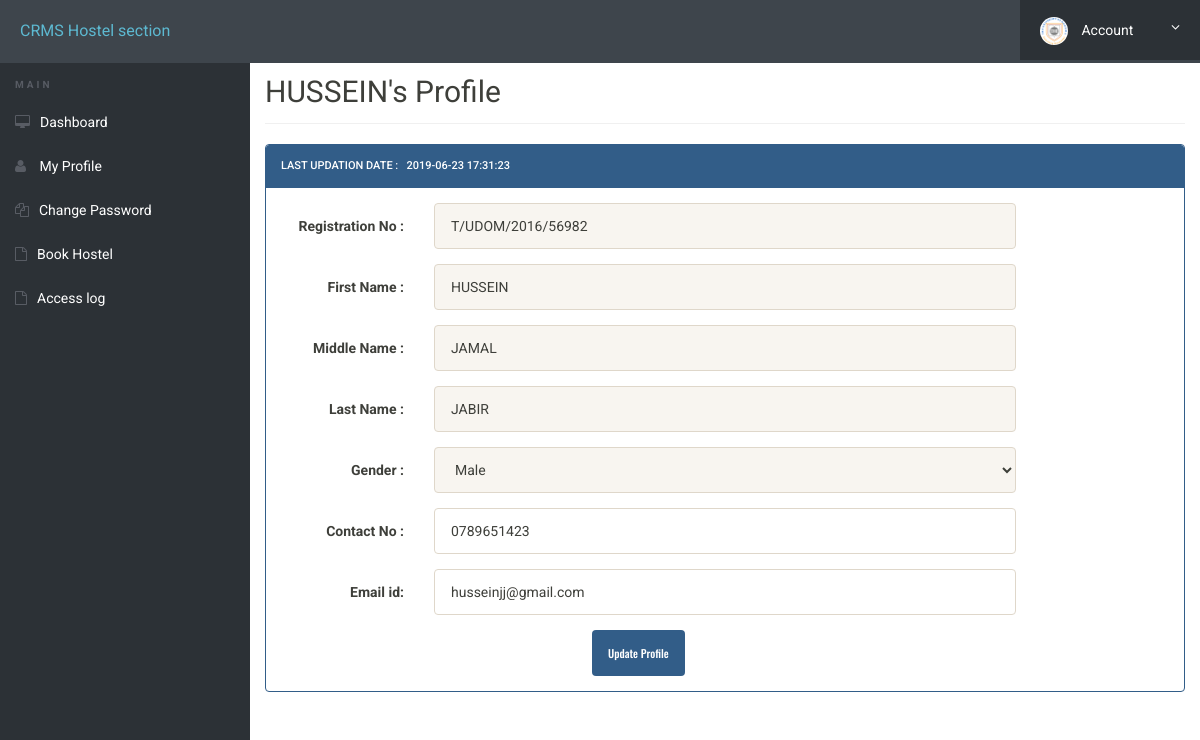
The app's page /my-profile.php (signed in) with its own data.
### tables this page shows
CREATE TABLE `reg` (
  `id` int(4) NOT NULL,
  `regno` varchar(30) NOT NULL,
  `firstname` varchar(20) NOT NULL,
  `middlename` varchar(20) NOT NULL,
  `lastname` varchar(20) NOT NULL,
  `gender` varchar(10) NOT NULL,
  `contact` varchar(16) NOT NULL,
  `email` varchar(30) NOT NULL,
  `password` varchar(50) NOT NULL,
  `updatedate` datetime NOT NULL DEFAULT CURRENT_TIMESTAMP,
  `passupdate` varchar(30) NOT NULL
);

### my-profile.php (the view, shortened to what this page needs)
<?php
include('includes/config.php');
?>
<!doctype html>
<html lang="en" class="no-js">
<head>
	<link rel="stylesheet" href="css/font-awesome.min.css">
	<link rel="stylesheet" href="css/bootstrap.min.css">
	<link rel="stylesheet" href="css/dataTables.bootstrap.min.css">>
	<link rel="stylesheet" href="css/bootstrap-social.css">
	<link rel="stylesheet" href="css/bootstrap-select.css">
	<link rel="stylesheet" href="css/fileinput.min.css">
	<link rel="stylesheet" href="css/awesome-bootstrap-checkbox.css">
	<link rel="stylesheet" href="css/style.css">
</head>
<body>
	<?php include('includes/header.php');?>
	<div class="ts-main-content">
		<?php include('includes/sidebar.php');?>
		<div class="content-wrapper">
			<div class="container-fluid">
	<?php
$aid=$_SESSION['id'];
	$ret="select * from reg where id=?";
		$stmt= $mysqli->prepare($ret) ;
	 $stmt->bind_param('i',$aid);
	 $stmt->execute() ;
	 $res=$stmt->get_result();
	   while($row=$res->fetch_object())
	  {
	  	?>
				<div class="row">
					<div class="col-md-12">
						<h2 class="page-title"><?php echo $row->firstname;?>'s&nbsp;Profile </h2>
						<div class="row">
							<div class="col-md-12">
								<div class="panel panel-primary">
									<div class="panel-heading">
Last Updation date : &nbsp; <?php echo $row->updatedate;?>
</div>
<div class="panel-body">
<form method="post" action="" name="registration" class="form-horizontal" onSubmit="return valid();">
<div class="form-group">
<label class="col-sm-2 control-label"> Registration No : </label>
<div class="col-sm-8">
<input type="text" name="regno" id="regno"  class="form-control" required="required" value="<?php echo $row->regno;?>" readonly >
</div>
</div>
<div class="form-group">
<label class="col-sm-2 control-label">First Name : </label>
<div class="col-sm-8">
<input type="text" name="fname" id="fname"  class="form-control" value="<?php echo $row->firstname;?>"   required="required" readonly >
</div>
</div>
<div class="form-group">
<label class="col-sm-2 control-label">Middle Name : </label>
<div class="col-sm-8">
<input type="text" name="mname" id="mname"  class="form-control" value="<?php echo $row->middlename;?>"  readonly>
</div>
</div>
<div class="form-group">
<label class="col-sm-2 control-label">Last Name : </label>
<div class="col-sm-8">
<input type="text" name="lname" id="lname"  class="form-control" value="<?php echo $row->lastname;?>" required="required" readonly>
</div>
</div>
<div class="form-group">
<label class="col-sm-2 control-label">Gender : </label>
<div class="col-sm-8">
<select name="gender" class="form-control" required="required" readonly>
<option value="<?php echo $row->gender;?>"><?php echo $row->gender;?></option>
</select>
</div>
</div>
<div class="form-group">
<label class="col-sm-2 control-label">Contact No : </label>
<div class="col-sm-8">
<input type="text" name="contact" id="contact"  class="form-control" maxlength="10" value="<?php echo $row->contact;?>" required="required">
</div>
</div>
<div class="form-group">
<label class="col-sm-2 control-label">Email id: </label>
<div class="col-sm-8">
<input type="email" name="email" id="email"  class="form-control" value="<?php echo $row->email;?>" >
</div>
</div>
<?php } ?>
<div class="col-sm-6 col-sm-offset-4">
<input type="submit" name="update" Value="Update Profile" class="btn btn-primary">
</div>
</form>
									</div>
									</div>
								</div>
							</div>
						</div>
							</div>
						</div>
					</div>
				</div>
</body>
</html>

### css/style.css (style rules this page uses)
html { font-size: 14px; }
@media only screen and (min-width: 480px) { html { font-size: 17px; } }
@media only screen and (min-width: 768px) { html { font-size: 14px; } }
body { font-size: 1em; }
.btn { font-family: 'Oswald', sans-serif; }
.panel { overflow: hidden; }
.btn { text-transform: none; }
.page-title { padding-bottom: 15px; margin-bottom: 20px; border-bottom: 1px solid #f0f0f0; }
.ts-main-content .content-wrapper { padding-top: 15px; margin-top: 20px; }
@media only screen and (min-width: 992px) { .ts-main-content .content-wrapper { margin-left: 250px; } }

### records on screen
reg: firstname "HUSSEIN", updatedate "2019-06-23 17:31:23", regno "T/UDOM/2016/56982", fname "HUSSEIN", mname "JAMAL", lname "JABIR", gender "Male", contact "0789651423", email "husseinjj@gmail.com"
